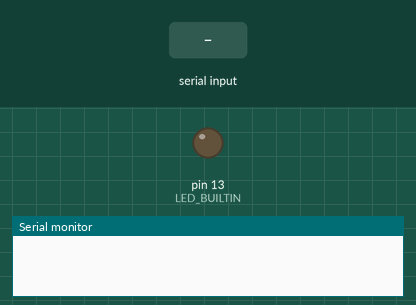
A sketch run on a simulated Arduino Uno, built with avr-gcc and run on an emulated ATmega328P. Parts: output pins drawn as LEDs (lit = HIGH), the last lines printed to the serial monitor. The inputs (shaded band) are chosen by the test bench.

Above: at 2.2 s.
2.3 s: "led on\n" received over the second serial link
At 3.5 s:
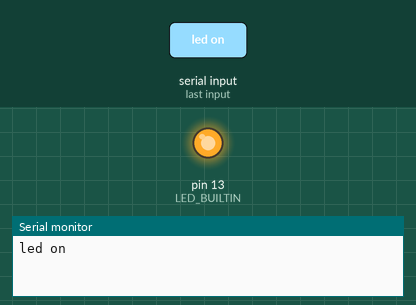
3.8 s: "led off\n" received over the second serial link
At 5.2 s:
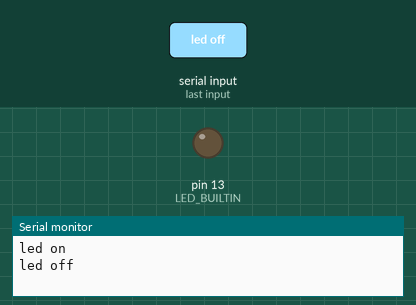
Timing chart, 0 to 6.8 s (numbered marks = the images above; inputs shaded):
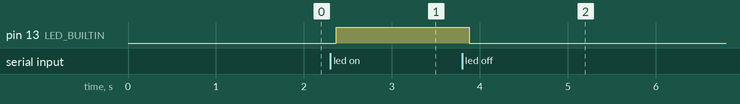

Measured:
- after the input at 2.3 s, pin 13 (LED_BUILTIN): LOW → HIGH after 0.07 s
- after the input at 3.8 s, pin 13 (LED_BUILTIN): HIGH → LOW after 0.08 s

The sketch:

flutter_bluetooth_serial_plus_communication_example.ino
```cpp
#include <SoftwareSerial.h>

#define RX_PIN_BLUETOOTH 10
#define TX_PIN_BLUETOOTH 11

SoftwareSerial hc06(RX_PIN_BLUETOOTH, TX_PIN_BLUETOOTH);

bool ledIsOn = false;

void setup()
{
Serial.begin(9600);
hc06.begin(9600);

pinMode(LED_BUILTIN, OUTPUT);

delay(1000);
}

String readReceivedText() {
  String text = "";
  char character;

  if (hc06.available()) {
   while(hc06.available()){
      character = hc06.read();

      if(character != '\n'){
         text += (character);
      }

      delay(10);
   }
  }

  return text;
}

void hc06Println (String text) {
    delay(10);
    hc06.println(text);
}

void loop()
{
  String received = readReceivedText();

  if (received.length() > 0) {
    Serial.println(received);

    String receivedLower = received;
    receivedLower.toLowerCase();
    receivedLower.trim();

    if(receivedLower == "led on") {
        if(ledIsOn) {
           hc06Println("Led has already on");
        } else {
          ledIsOn = true;
          digitalWrite(LED_BUILTIN, HIGH);
          hc06Println("Got it, turned on the led");
        }
    } else if(receivedLower == "led off") {
        if(!ledIsOn) {
           hc06Println("Led has already off");
        } else {
           ledIsOn = false;
           digitalWrite(LED_BUILTIN, LOW);
           hc06Println("Got it, turned off the led");
        }
    } else if(receivedLower == "led is on?") {
        if(ledIsOn) {
           hc06Println("Yes");
        } else {
          hc06Println("No");
        }
    } else {
       hc06Println("I, microcontroller, received your " + received + ", but i don't know how to deal with it");
    }
  }
}
```
